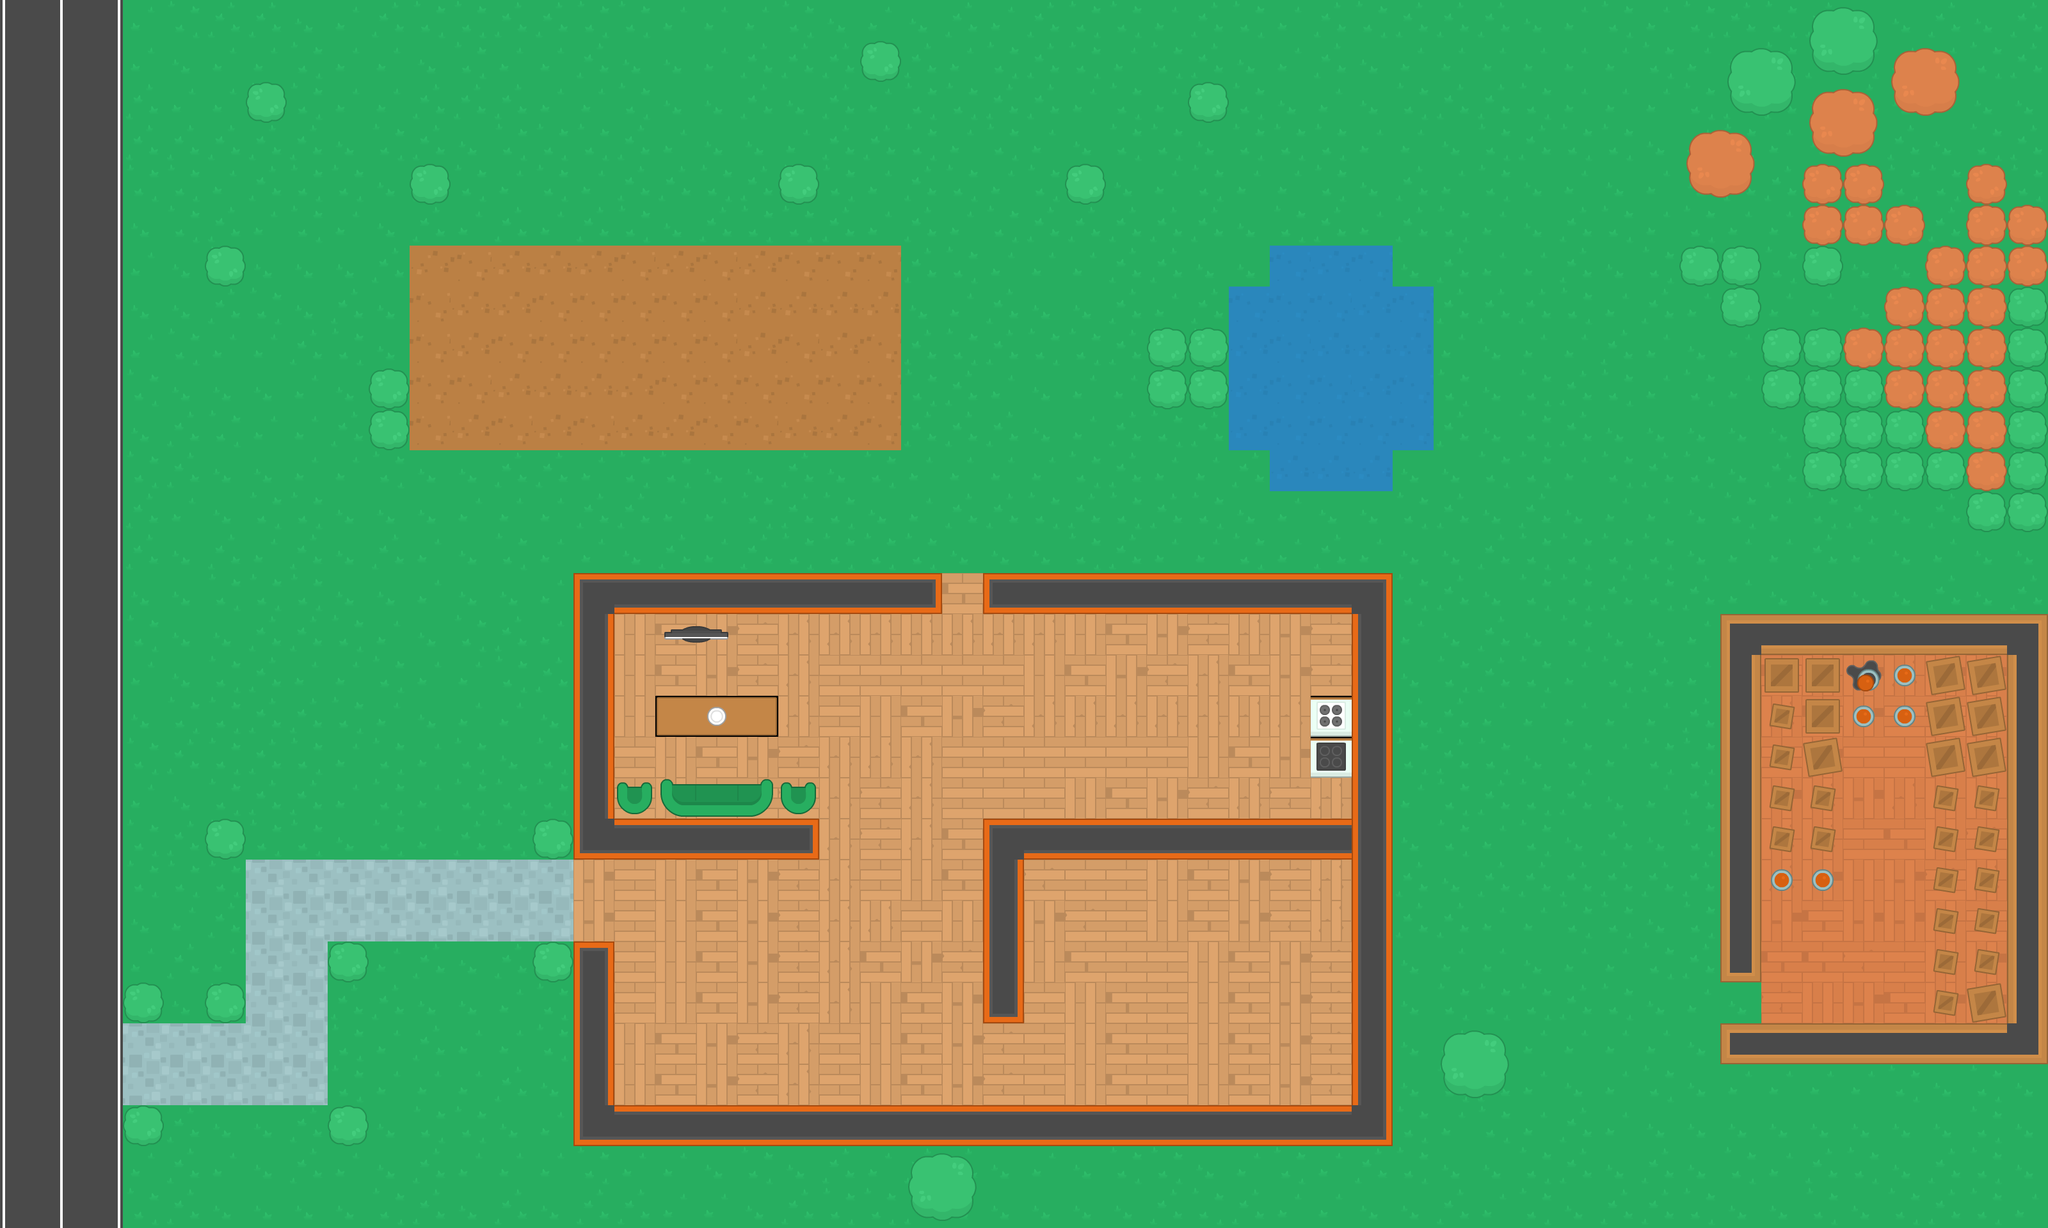

Below is a game level as drawn by its tile map, then a one-line description and the .tmx that defines it (tile-layer data replaced by summaries):
An orthogonal 50x30 tile map with 64x64 px tiles, 3 tile layers (Ground, Walls and Trees, Objects).

<map version="1.0" orientation="orthogonal" renderorder="right-down" width="50" height="30" tilewidth="64" tileheight="64" nextobjectid="1">
 <tileset firstgid="1" name="Kenney Topdown Pack" tilewidth="64" tileheight="64" spacing="10" tilecount="540">
  <image source="../img/spritesheet_tiles.png" width="1988" height="1470" />
 </tileset>
 <layer name="Ground" width="50" height="30">
  <data>[1500 cells, 1500 non-empty, 29 distinct tile ids]</data>
 </layer>
 <layer name="Walls and Trees" width="50" height="30">
  <data>[1500 cells, 210 non-empty, 28 distinct tile ids]</data>
 </layer>
 <layer name="Objects" width="50" height="30">
  <data>[1500 cells, 42 non-empty, 12 distinct tile ids]</data>
 </layer>
</map>
